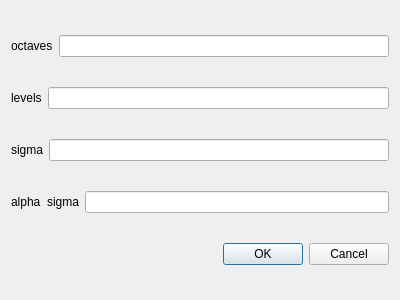
<?xml version="1.0" encoding="UTF-8"?>
<ui version="4.0">
 <class>PyramidDialog</class>
 <widget class="QDialog" name="PyramidDialog">
  <property name="geometry">
   <rect>
    <x>0</x>
    <y>0</y>
    <width>400</width>
    <height>300</height>
   </rect>
  </property>
  <property name="windowTitle">
   <string>Dialog</string>
  </property>
  <layout class="QVBoxLayout" name="verticalLayout">
   <item>
    <layout class="QHBoxLayout" name="horizontalLayout">
     <item>
      <widget class="QLabel" name="label">
       <property name="text">
        <string>octaves</string>
       </property>
      </widget>
     </item>
     <item>
      <widget class="QLineEdit" name="lineEdit"/>
     </item>
    </layout>
   </item>
   <item>
    <layout class="QHBoxLayout" name="horizontalLayout_2">
     <item>
      <widget class="QLabel" name="label_2">
       <property name="text">
        <string>levels</string>
       </property>
      </widget>
     </item>
     <item>
      <widget class="QLineEdit" name="lineEdit_2"/>
     </item>
    </layout>
   </item>
   <item>
    <layout class="QHBoxLayout" name="horizontalLayout_3">
     <item>
      <widget class="QLabel" name="label_3">
       <property name="text">
        <string>sigma</string>
       </property>
      </widget>
     </item>
     <item>
      <widget class="QLineEdit" name="lineEdit_3"/>
     </item>
    </layout>
   </item>
   <item>
    <layout class="QHBoxLayout" name="horizontalLayout_4">
     <item>
      <widget class="QLabel" name="label_4">
       <property name="text">
        <string>alpha  sigma</string>
       </property>
      </widget>
     </item>
     <item>
      <widget class="QLineEdit" name="lineEdit_4"/>
     </item>
    </layout>
   </item>
   <item>
    <widget class="QDialogButtonBox" name="buttonBox">
     <property name="orientation">
      <enum>Qt::Horizontal</enum>
     </property>
     <property name="standardButtons">
      <set>QDialogButtonBox::Cancel|QDialogButtonBox::Ok</set>
     </property>
    </widget>
   </item>
  </layout>
 </widget>
 <resources/>
 <connections>
  <connection>
   <sender>buttonBox</sender>
   <signal>accepted()</signal>
   <receiver>PyramidDialog</receiver>
   <slot>accept()</slot>
   <hints>
    <hint type="sourcelabel">
     <x>248</x>
     <y>254</y>
    </hint>
    <hint type="destinationlabel">
     <x>157</x>
     <y>274</y>
    </hint>
   </hints>
  </connection>
  <connection>
   <sender>buttonBox</sender>
   <signal>rejected()</signal>
   <receiver>PyramidDialog</receiver>
   <slot>reject()</slot>
   <hints>
    <hint type="sourcelabel">
     <x>316</x>
     <y>260</y>
    </hint>
    <hint type="destinationlabel">
     <x>286</x>
     <y>274</y>
    </hint>
   </hints>
  </connection>
 </connections>
</ui>
